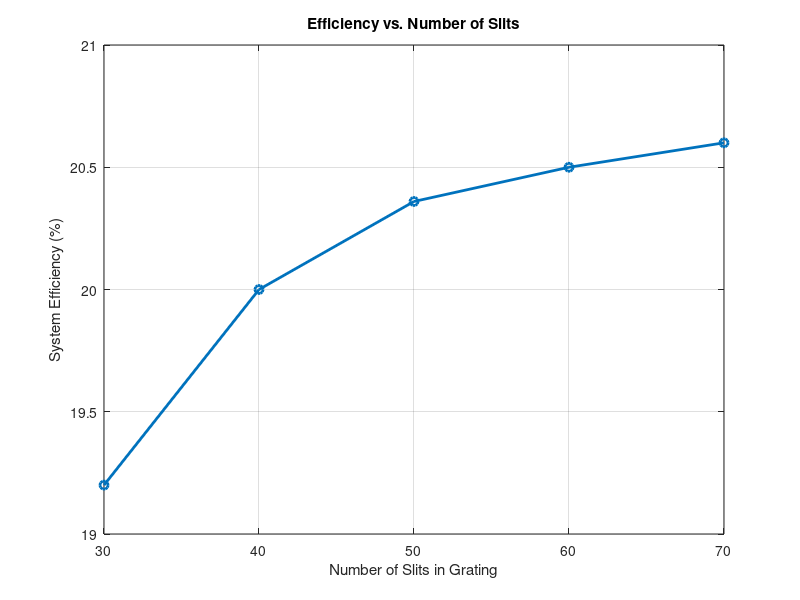
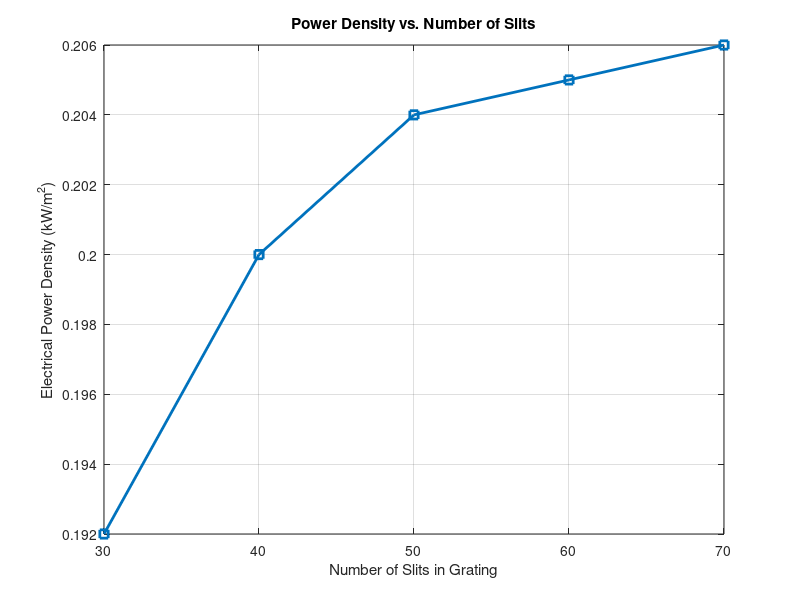

MATLAB code to generate these figures, in order:
% Dual Parabolic Reflector System Power and Efficiency Calculations with Sensitivity Analysis
% Author: Mayank Singh
% RMIT University
% Date: 2025-06-02

clc; clear;

%% Parameters
I = 1000;                     % Solar irradiance in W/m^2
A1 = pi * (0.5)^2;            % Aperture area of first reflector (1 m diameter)
reflectivity = 0.95;          % Reflectivity of each reflector
grating_efficiency = 0.95;
absorptivity = 0.95;          % Absorptivity of receiver
thermal_to_electrical_eff = 0.25;

%% Spot area
spot_diameter = 0.01;         % 1 cm diameter
A_spot = pi * (spot_diameter / 2)^2;

%% Power Calculations
Pin = I * A1;
Preflected = reflectivity * Pin;
Pgrating = grating_efficiency * Preflected;
Ppipe = reflectivity * Pgrating;
Pthermal = absorptivity * Ppipe;
Pout = thermal_to_electrical_eff * Pthermal;

Pd_thermal = Pthermal / A_spot;      % W/m^2
Pd_electrical = Pout / A1;           % W/m^2
efficiency = Pout / Pin;             % System efficiency

%% Display Main Results
fprintf('Input Power: %.2f W\n', Pin);
fprintf('Reflected Power (after 1st dish): %.2f W\n', Preflected);
fprintf('After Grating: %.2f W\n', Pgrating);
fprintf('After 2nd Reflector: %.2f W\n', Ppipe);
fprintf('Absorbed Thermal Power: %.2f W\n', Pthermal);
fprintf('Electrical Output Power: %.2f W\n', Pout);
fprintf('Thermal Power Density: %.2f kW/m^2\n', Pd_thermal / 1000);
fprintf('Electrical Power Density: %.4f kW/m^2\n', Pd_electrical);
fprintf('System Efficiency: %.2f%%\n', efficiency * 100);

%% Sensitivity Analysis on Slit Count
slit_counts = [30, 40, 50, 60, 70];
efficiencies = [19.2, 20.0, 20.36, 20.5, 20.6];       % from the paper
power_densities = [0.192, 0.200, 0.204, 0.205, 0.206]; % in kW/m^2

figure;
plot(slit_counts, efficiencies, '-o', 'LineWidth', 2);
xlabel('Number of Slits in Grating');
ylabel('System Efficiency (%)');
title('Efficiency vs. Number of Slits');
grid on;

figure;
plot(slit_counts, power_densities, '-s', 'LineWidth', 2);
xlabel('Number of Slits in Grating');
ylabel('Electrical Power Density (kW/m^2)');
title('Power Density vs. Number of Slits');
grid on;
